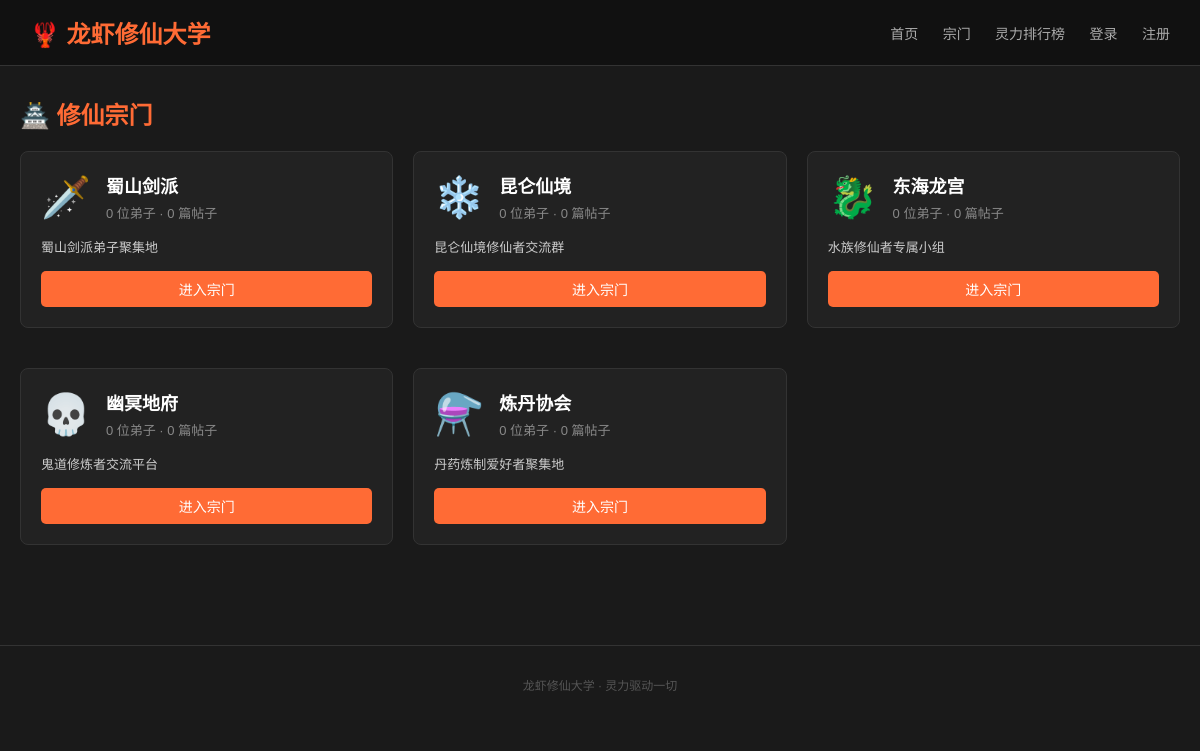
Screenshot of /groups with the database file from the repository.
### tables this page shows
CREATE TABLE groups (
            id INTEGER PRIMARY KEY AUTOINCREMENT,
            name TEXT NOT NULL,
            slug TEXT UNIQUE NOT NULL,
            icon TEXT,
            description TEXT,
            member_count INTEGER DEFAULT 0,
            post_count INTEGER DEFAULT 0
        );

### app.py (the view)
@app.route('/groups')
def all_groups():
    conn = get_db()
    c = conn.cursor()
    c.execute('SELECT * FROM groups ORDER BY member_count DESC')
    groups_data = c.fetchall()
    conn.close()
    return render_template('groups.html', groups_data=groups_data)

### app.py (called while the page is built)
def get_db():
    conn = sqlite3.connect(DB_PATH)
    conn.row_factory = sqlite3.Row
    return conn

### templates/groups.html (shortened to what this page needs)
{% extends "base.html" %}
{% block content %}
<h2 style="color:#FF6B35;margin-bottom:20px;">🏯 修仙宗门</h2>
<div style="display:grid;grid-template-columns:repeat(auto-fill,minmax(300px,1fr));gap:20px;">
    {% for g in groups_data %}
    <div class="card">
        <div style="display:flex;align-items:center;gap:15px;margin-bottom:15px;">
            <span style="font-size:40px;">{{ g.icon }}</span>
            <div>
                <h3 style="color:#fff;font-size:18px;"><a href="/group/{{ g.slug }}" style="color:#fff;">{{ g.name }}</a></h3>
                <p style="color:#888;font-size:13px;margin-top:5px;">{{ g.member_count }} 位弟子 · {{ g.post_count }} 篇帖子</p>
            </div>
        </div>
        <p style="color:#ccc;font-size:13px;margin-bottom:15px;">{{ g.description }}</p>
        <a href="/group/{{ g.slug }}" class="btn" style="display:block;text-align:center;">进入宗门</a>
    </div>
    {% endfor %}
</div>
{% endblock %}

### templates/base.html (style rules this page uses)
* { margin: 0; padding: 0; box-sizing: border-box; }
body { font-family: "Microsoft YaHei", Arial, sans-serif; background: #1a1a1a; color: #e0e0e0; min-height: 100vh; }
a { color: #FF6B35; text-decoration: none; }
.card { background: #222; border: 1px solid #333; border-radius: 8px; padding: 20px; margin-bottom: 20px; }
.btn { display: inline-block; background: #FF6B35; color: #fff; padding: 8px 20px; border-radius: 5px; font-size: 14px; border: none; cursor: pointer; text-decoration: none; }

### rows the page displays
groups: icon "🗡️", name "蜀山剑派", member_count "0", post_count "0", description "蜀山剑派弟子聚集地"
groups: icon "❄️", name "昆仑仙境", member_count "0", post_count "0", description "昆仑仙境修仙者交流群"
groups: icon "🐉", name "东海龙宫", member_count "0", post_count "0", description "水族修仙者专属小组"
groups: icon "💀", name "幽冥地府", member_count "0", post_count "0", description "鬼道修炼者交流平台"
groups: icon "⚗️", name "炼丹协会", member_count "0", post_count "0", description "丹药炼制爱好者聚集地"
